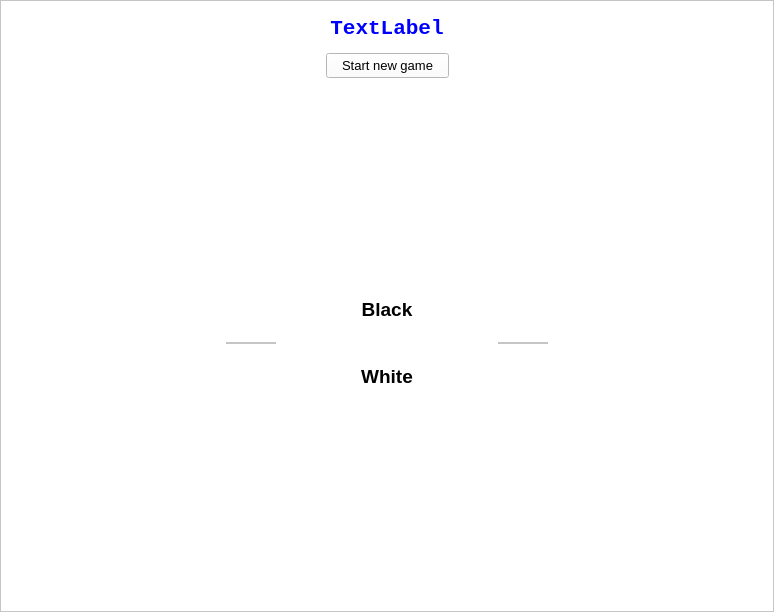
<?xml version="1.0" encoding="UTF-8"?>
<ui version="4.0">
 <class>MainWindow</class>
 <widget class="QMainWindow" name="MainWindow">
  <property name="geometry">
   <rect>
    <x>0</x>
    <y>0</y>
    <width>774</width>
    <height>612</height>
   </rect>
  </property>
  <property name="sizePolicy">
   <sizepolicy hsizetype="Fixed" vsizetype="Fixed">
    <horstretch>0</horstretch>
    <verstretch>0</verstretch>
   </sizepolicy>
  </property>
  <property name="windowTitle">
   <string>pyChess</string>
  </property>
  <property name="styleSheet">
   <string notr="true">background-color: white;</string>
  </property>
  <widget class="QWidget" name="centralwidget">
   <layout class="QVBoxLayout" name="verticalLayout_4" stretch="0">
    <property name="spacing">
     <number>0</number>
    </property>
    <property name="leftMargin">
     <number>0</number>
    </property>
    <property name="topMargin">
     <number>0</number>
    </property>
    <property name="rightMargin">
     <number>0</number>
    </property>
    <property name="bottomMargin">
     <number>0</number>
    </property>
    <item>
     <layout class="QVBoxLayout" name="verticalLayout_3">
      <property name="spacing">
       <number>0</number>
      </property>
      <property name="topMargin">
       <number>0</number>
      </property>
      <property name="bottomMargin">
       <number>0</number>
      </property>
      <item>
       <widget class="QFrame" name="frame">
        <property name="styleSheet">
         <string notr="true"/>
        </property>
        <property name="frameShape">
         <enum>QFrame::StyledPanel</enum>
        </property>
        <property name="frameShadow">
         <enum>QFrame::Raised</enum>
        </property>
        <layout class="QHBoxLayout" name="horizontalLayout">
         <item>
          <layout class="QVBoxLayout" name="verticalLayout_7">
           <item>
            <widget class="QLabel" name="label_playingtime">
             <property name="font">
              <font>
               <family>Consolas</family>
               <pointsize>16</pointsize>
               <weight>75</weight>
               <bold>true</bold>
              </font>
             </property>
             <property name="styleSheet">
              <string notr="true">color: blue; padding-top: 6px; padding-bottom: 6px;</string>
             </property>
             <property name="text">
              <string>TextLabel</string>
             </property>
             <property name="alignment">
              <set>Qt::AlignCenter</set>
             </property>
            </widget>
           </item>
           <item>
            <layout class="QHBoxLayout" name="horizontalLayout_2">
             <property name="spacing">
              <number>0</number>
             </property>
             <property name="bottomMargin">
              <number>0</number>
             </property>
             <item>
              <spacer name="horizontalSpacer">
               <property name="orientation">
                <enum>Qt::Horizontal</enum>
               </property>
               <property name="sizeType">
                <enum>QSizePolicy::MinimumExpanding</enum>
               </property>
               <property name="sizeHint" stdset="0">
                <size>
                 <width>0</width>
                 <height>0</height>
                </size>
               </property>
              </spacer>
             </item>
             <item>
              <widget class="QPushButton" name="pushButton_reset_game">
               <property name="font">
                <font>
                 <pointsize>10</pointsize>
                </font>
               </property>
               <property name="styleSheet">
                <string notr="true">padding: 4px 15px;</string>
               </property>
               <property name="text">
                <string>Start new game</string>
               </property>
              </widget>
             </item>
             <item>
              <spacer name="horizontalSpacer_2">
               <property name="orientation">
                <enum>Qt::Horizontal</enum>
               </property>
               <property name="sizeType">
                <enum>QSizePolicy::MinimumExpanding</enum>
               </property>
               <property name="sizeHint" stdset="0">
                <size>
                 <width>0</width>
                 <height>0</height>
                </size>
               </property>
              </spacer>
             </item>
            </layout>
           </item>
           <item>
            <spacer name="verticalSpacer_4">
             <property name="orientation">
              <enum>Qt::Vertical</enum>
             </property>
             <property name="sizeType">
              <enum>QSizePolicy::MinimumExpanding</enum>
             </property>
             <property name="sizeHint" stdset="0">
              <size>
               <width>20</width>
               <height>15</height>
              </size>
             </property>
            </spacer>
           </item>
           <item>
            <widget class="QLabel" name="label_playername_black">
             <property name="font">
              <font>
               <pointsize>14</pointsize>
               <weight>75</weight>
               <bold>true</bold>
              </font>
             </property>
             <property name="text">
              <string>Black</string>
             </property>
             <property name="alignment">
              <set>Qt::AlignCenter</set>
             </property>
            </widget>
           </item>
           <item>
            <spacer name="verticalSpacer_5">
             <property name="orientation">
              <enum>Qt::Vertical</enum>
             </property>
             <property name="sizeType">
              <enum>QSizePolicy::Fixed</enum>
             </property>
             <property name="sizeHint" stdset="0">
              <size>
               <width>20</width>
               <height>15</height>
              </size>
             </property>
            </spacer>
           </item>
           <item>
            <layout class="QHBoxLayout" name="horizontalLayout_4">
             <item>
              <widget class="QFrame" name="frame_black">
               <property name="minimumSize">
                <size>
                 <width>50</width>
                 <height>0</height>
                </size>
               </property>
               <property name="maximumSize">
                <size>
                 <width>50</width>
                 <height>16777215</height>
                </size>
               </property>
               <property name="frameShape">
                <enum>QFrame::StyledPanel</enum>
               </property>
               <property name="frameShadow">
                <enum>QFrame::Raised</enum>
               </property>
               <layout class="QVBoxLayout" name="verticalLayout">
                <property name="spacing">
                 <number>0</number>
                </property>
                <property name="leftMargin">
                 <number>0</number>
                </property>
                <property name="topMargin">
                 <number>0</number>
                </property>
                <property name="rightMargin">
                 <number>0</number>
                </property>
                <property name="bottomMargin">
                 <number>0</number>
                </property>
                <item>
                 <layout class="QGridLayout" name="gridLayout_black">
                  <property name="topMargin">
                   <number>0</number>
                  </property>
                  <property name="bottomMargin">
                   <number>0</number>
                  </property>
                  <property name="spacing">
                   <number>0</number>
                  </property>
                 </layout>
                </item>
               </layout>
              </widget>
             </item>
             <item>
              <layout class="QVBoxLayout" name="verticalLayout_6">
               <item>
                <spacer name="verticalSpacer">
                 <property name="orientation">
                  <enum>Qt::Vertical</enum>
                 </property>
                 <property name="sizeType">
                  <enum>QSizePolicy::Minimum</enum>
                 </property>
                 <property name="sizeHint" stdset="0">
                  <size>
                   <width>0</width>
                   <height>0</height>
                  </size>
                 </property>
                </spacer>
               </item>
               <item>
                <layout class="QGridLayout" name="gridLayout_board" rowstretch="0">
                 <property name="spacing">
                  <number>0</number>
                 </property>
                </layout>
               </item>
               <item>
                <spacer name="verticalSpacer_2">
                 <property name="orientation">
                  <enum>Qt::Vertical</enum>
                 </property>
                 <property name="sizeType">
                  <enum>QSizePolicy::Minimum</enum>
                 </property>
                 <property name="sizeHint" stdset="0">
                  <size>
                   <width>0</width>
                   <height>0</height>
                  </size>
                 </property>
                </spacer>
               </item>
              </layout>
             </item>
             <item>
              <widget class="QFrame" name="frame_white">
               <property name="minimumSize">
                <size>
                 <width>50</width>
                 <height>0</height>
                </size>
               </property>
               <property name="maximumSize">
                <size>
                 <width>50</width>
                 <height>16777215</height>
                </size>
               </property>
               <property name="frameShape">
                <enum>QFrame::StyledPanel</enum>
               </property>
               <property name="frameShadow">
                <enum>QFrame::Raised</enum>
               </property>
               <layout class="QVBoxLayout" name="verticalLayout_2">
                <property name="spacing">
                 <number>0</number>
                </property>
                <property name="leftMargin">
                 <number>0</number>
                </property>
                <property name="topMargin">
                 <number>0</number>
                </property>
                <property name="rightMargin">
                 <number>0</number>
                </property>
                <property name="bottomMargin">
                 <number>0</number>
                </property>
                <item>
                 <layout class="QGridLayout" name="gridLayout_white">
                  <property name="spacing">
                   <number>0</number>
                  </property>
                 </layout>
                </item>
               </layout>
              </widget>
             </item>
            </layout>
           </item>
           <item>
            <spacer name="verticalSpacer_6">
             <property name="orientation">
              <enum>Qt::Vertical</enum>
             </property>
             <property name="sizeType">
              <enum>QSizePolicy::Fixed</enum>
             </property>
             <property name="sizeHint" stdset="0">
              <size>
               <width>20</width>
               <height>15</height>
              </size>
             </property>
            </spacer>
           </item>
           <item>
            <widget class="QLabel" name="label_playername_white">
             <property name="font">
              <font>
               <pointsize>14</pointsize>
               <weight>75</weight>
               <bold>true</bold>
              </font>
             </property>
             <property name="text">
              <string>White</string>
             </property>
             <property name="alignment">
              <set>Qt::AlignCenter</set>
             </property>
            </widget>
           </item>
           <item>
            <spacer name="verticalSpacer_3">
             <property name="orientation">
              <enum>Qt::Vertical</enum>
             </property>
             <property name="sizeType">
              <enum>QSizePolicy::MinimumExpanding</enum>
             </property>
             <property name="sizeHint" stdset="0">
              <size>
               <width>20</width>
               <height>15</height>
              </size>
             </property>
            </spacer>
           </item>
          </layout>
         </item>
        </layout>
       </widget>
      </item>
     </layout>
    </item>
   </layout>
  </widget>
  <widget class="QMenuBar" name="menubar">
   <property name="geometry">
    <rect>
     <x>0</x>
     <y>0</y>
     <width>774</width>
     <height>21</height>
    </rect>
   </property>
  </widget>
 </widget>
 <resources/>
 <connections/>
</ui>
